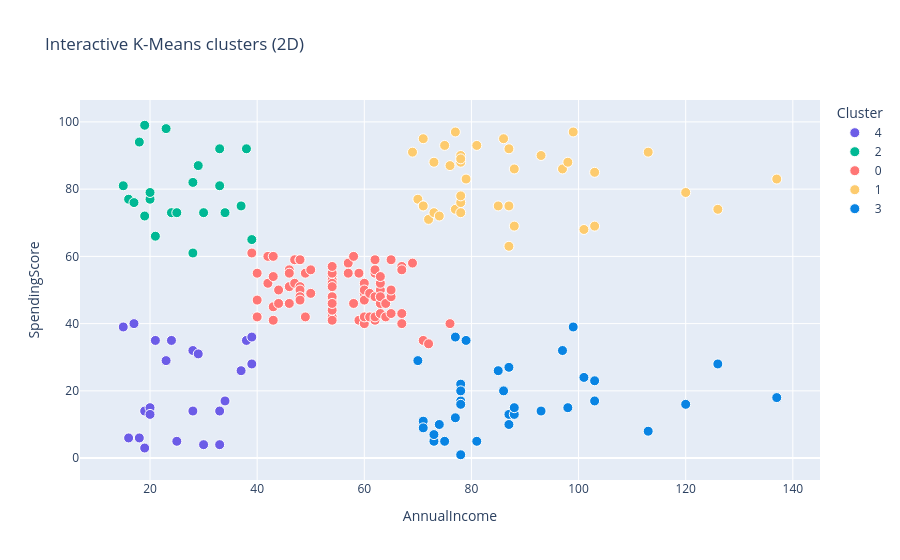

The notebook cell saved with this chart:
### Markdown cell above
**Explanation :-** 

Four-dimensional data cannot be plotted directly, so **PCA** compresses it into two components; the axis labels show how much variance each keeps. The clusters look less clean-cut here than in the 2D plot because part of the information (the remaining variance) is lost in the projection and because the binary `Gender_enc` splits the cloud into two "layers". This matches the lower silhouette score found in 3.2.

### Code cell
# Optional: an interactive graph (hover over a point to see Age and Gender)
try:
    import plotly.express as px
    plot_df = df.copy()
    plot_df["Cluster"] = plot_df["KMeans_Cluster"].astype(str)          # text, so each cluster gets its own colour
    fig = px.scatter(plot_df, x="AnnualIncome", y="SpendingScore", color="Cluster",
                     hover_data=["Age", "Gender"], color_discrete_sequence=COLORS,
                     title="Interactive K-Means clusters (2D)")
    fig.update_traces(marker=dict(size=10, line=dict(width=1, color="white")))
    fig.show()
except Exception as error:
    print("Plotly graph skipped:", error)

### Figure 1 — Plotly figure (JSON) as saved in the notebook; plotly's stock layout.template omitted (floating-point values rounded to 4 significant figures; data arrays with more than 128 entries replaced by an {"elided": "..."} marker saying what was removed)
{"data": [{"customdata": [[19, "Male"], [20, "Female"], [31, "Female"], [35, "Female"], [64, "Male"], [67, "Male"], [58, "Female"], [37, "Male"], [35, "Female"], [52, "Male"], [35, "Male"], [46, "Female"], [54, "Female"], [45, "Female"], [40, "Female"], [60, "Male"], [53, "Male"], [49, "Female"], [42, "Female"], [36, "Female"], [65, "Female"], [48, "Male"], [49, "Female"]], "hovertemplate": "Cluster=4<br>AnnualIncome=%{x}<br>SpendingScore=%{y}<br>Age=%{customdata[0]}<br>Gender=%{customdata[1]}<extra></extra>", "legendgroup": "4", "marker": {"color": "#6C5CE7", "line": {"color": "white", "width": 1}, "size": 10, "symbol": "circle"}, "mode": "markers", "name": "4", "orientation": "v", "showlegend": true, "type": "scatter", "x": [15, 16, 17, 18, 19, 19, 20, 20, 21, 23, 24, 25, 28, 28, 29, 30, 33, 33, 34, 37, 38, 39, 39], "xaxis": "x", "y": [39, 6, 40, 6, 3, 14, 15, 13, 35, 29, 35, 5, 14, 32, 31, 4, 4, 14, 17, 26, 35, 36, 28], "yaxis": "y"}, {"customdata": [[21, "Male"], [23, "Female"], [22, "Female"], [23, "Female"], [30, "Female"], [35, "Female"], [24, "Female"], [22, "Male"], [20, "Male"], [35, "Female"], [25, "Male"], [31, "Male"], [29, "Male"], [35, "Male"], [23, "Female"], [21, "Female"], [18, "Male"], [21, "Female"], [30, "Female"], [20, "Female"], [24, "Male"], [24, "Female"]], "hovertemplate": "Cluster=2<br>AnnualIncome=%{x}<br>SpendingScore=%{y}<br>Age=%{customdata[0]}<br>Gender=%{customdata[1]}<extra></extra>", "legendgroup": "2", "marker": {"color": "#00B894", "line": {"color": "white", "width": 1}, "size": 10, "symbol": "circle"}, "mode": "markers", "name": "2", "orientation": "v", "showlegend": true, "type": "scatter", "x": [15, 16, 17, 18, 19, 19, 20, 20, 21, 23, 24, 25, 28, 28, 29, 30, 33, 33, 34, 37, 38, 39], "xaxis": "x", "y": [81, 77, 76, 94, 72, 99, 77, 79, 66, 98, 73, 73, 82, 61, 87, 73, 92, 81, 73, 75, 92, 65], "yaxis": "y"}, {"customdata": {"elided": "81x2 mixed values"}, "hovertemplate": "Cluster=0<br>AnnualIncome=%{x}<br>SpendingScore=%{y}<br>Age=%{customdata[0]}<br>Gender=%{customdata[1]}<extra></extra>", "legendgroup": "0", "marker": {"color": "#FF7675", "line": {"color": "white", "width": 1}, "size": 10, "symbol": "circle"}, "mode": "markers", "name": "0", "orientation": "v", "showlegend": true, "type": "scatter", "x": [39, 40, 40, 40, 40, 42, 42, 43, 43, 43, 43, 44, 44, 46, 46, 46, 46, 47, 47, 48, 48, 48, 48, 48, 48, 49, 49, 50, 50, 54, 54, 54, 54, 54, 54, 54, 54, 54, 54, 54, 54, 57, 57, 58, 58, 59, 59, 60, 60, 60, 60, 60, 60, 61, 61, 62, 62, 62, 62, 62, 62, 63, 63, 63, 63, 63, 63, 64, 64, 65, 65, 65, 65, 67, 67, 67, 67, 69, 71, 72, 76], "xaxis": "x", "y": [61, 55, 47, 42, 42, 52, 60, 54, 60, 45, 41, 50, 46, 51, 46, 56, 55, 52, 59, 51, 59, 50, 48, 59, 47, 55, 42, 49, 56, 47, 54, 53, 48, 52, 42, 51, 55, 41, 44, 57, 46, 58, 55, 60, 46, 55, 41, 49, 40, 42, 52, 47, 50, 42, 49, 41, 48, 59, 55, 56, 42, 50, 46, 43, 48, 52, 54, 42, 46, 48, 50, 43, 59, 43, 57, 56, 40, 58, 35, 34, 40], "yaxis": "y"}, {"customdata": [[39, "Male"], [31, "Female"], [40, "Male"], [38, "Male"], [39, "Male"], [31, "Female"], [29, "Female"], [32, "Male"], [35, "Female"], [32, "Male"], [32, "Female"], [28, "Male"], [32, "Female"], [34, "Male"], [39, "Male"], [38, "Female"], [27, "Female"], [30, "Female"], [30, "Female"], [29, "Female"], [31, "Female"], [36, "Female"], [33, "Female"], [32, "Male"], [28, "Male"], [36, "Male"], [30, "Female"], [27, "Male"], [35, "Male"], [32, "Female"], [29, "Female"], [30, "Male"], [28, "Male"], [36, "Female"], [32, "Female"], [38, "Female"], [35, "Female"], [32, "Male"], [30, "Male"]], "hovertemplate": "Cluster=1<br>AnnualIncome=%{x}<br>SpendingScore=%{y}<br>Age=%{customdata[0]}<br>Gender=%{customdata[1]}<extra></extra>", "legendgroup": "1", "marker": {"color": "#FDCB6E", "line": {"color": "white", "width": 1}, "size": 10, "symbol": "circle"}, "mode": "markers", "name": "1", "orientation": "v", "showlegend": true, "type": "scatter", "x": [69, 70, 71, 71, 71, 72, 73, 73, 74, 75, 76, 77, 77, 78, 78, 78, 78, 78, 78, 79, 81, 85, 86, 87, 87, 87, 88, 88, 93, 97, 98, 99, 101, 103, 103, 113, 120, 126, 137], "xaxis": "x", "y": [91, 77, 95, 75, 75, 71, 88, 73, 72, 93, 87, 97, 74, 90, 88, 76, 89, 78, 73, 83, 93, 75, 95, 63, 75, 92, 86, 69, 90, 86, 88, 97, 68, 85, 69, 91, 79, 74, 83], "yaxis": "y"}, {"customdata": [[23, "Female"], [59, "Male"], [47, "Male"], [20, "Male"], [44, "Female"], [19, "Male"], [57, "Female"], [25, "Male"], [48, "Male"], [34, "Female"], [43, "Male"], [44, "Female"], [47, "Female"], [37, "Male"], [34, "Male"], [56, "Female"], [19, "Male"], [50, "Male"], [42, "Male"], [36, "Female"], [40, "Male"], [36, "Male"], [52, "Female"], [58, "Male"], [59, "Male"], [37, "Female"], [46, "Male"], [41, "Female"], [54, "Female"], [41, "Female"], [34, "Female"], [33, "Male"], [47, "Female"], [45, "Female"], [32, "Male"]], "hovertemplate": "Cluster=3<br>AnnualIncome=%{x}<br>SpendingScore=%{y}<br>Age=%{customdata[0]}<br>Gender=%{customdata[1]}<extra></extra>", "legendgroup": "3", "marker": {"color": "#0984E3", "line": {"color": "white", "width": 1}, "size": 10, "symbol": "circle"}, "mode": "markers", "name": "3", "orientation": "v", "showlegend": true, "type": "scatter", "x": [70, 71, 71, 73, 73, 74, 75, 77, 77, 78, 78, 78, 78, 78, 78, 79, 81, 85, 86, 87, 87, 87, 88, 88, 93, 97, 98, 99, 101, 103, 103, 113, 120, 126, 137], "xaxis": "x", "y": [29, 11, 9, 5, 7, 10, 5, 12, 36, 22, 17, 20, 16, 1, 1, 35, 5, 26, 20, 27, 13, 10, 13, 15, 14, 32, 15, 39, 24, 17, 23, 8, 16, 28, 18], "yaxis": "y"}], "layout": {"legend": {"title": {"text": "Cluster"}, "tracegroupgap": 0}, "title": {"text": "Interactive K-Means clusters (2D)"}, "xaxis": {"anchor": "y", "domain": [0, 1], "title": {"text": "AnnualIncome"}}, "yaxis": {"anchor": "x", "domain": [0, 1], "title": {"text": "SpendingScore"}}}}
